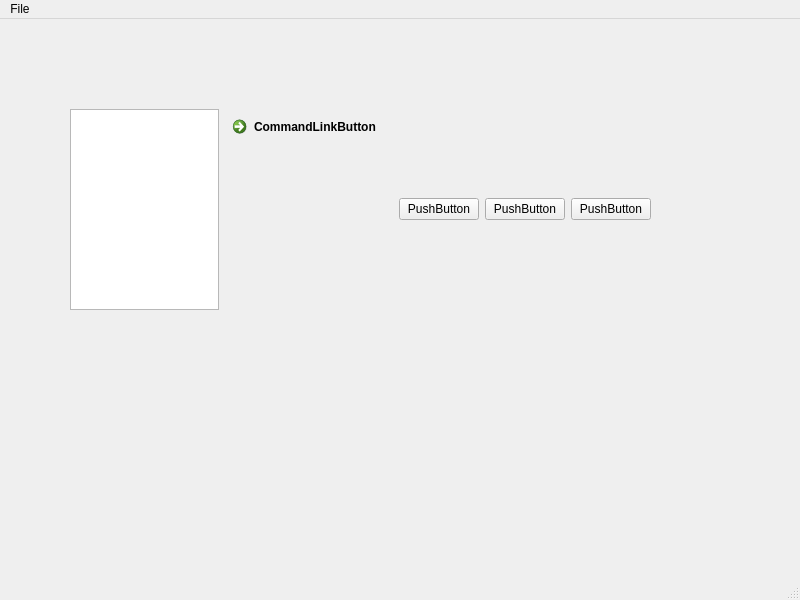
<?xml version="1.0" encoding="UTF-8"?>
<ui version="4.0">
 <class>MainWindow</class>
 <widget class="QMainWindow" name="MainWindow">
  <property name="geometry">
   <rect>
    <x>0</x>
    <y>0</y>
    <width>800</width>
    <height>600</height>
   </rect>
  </property>
  <property name="windowTitle">
   <string>Osci</string>
  </property>
  <widget class="QWidget" name="centralwidget">
   <widget class="QWidget" name="horizontalLayoutWidget">
    <property name="geometry">
     <rect>
      <x>70</x>
      <y>90</y>
      <width>581</width>
      <height>201</height>
     </rect>
    </property>
    <layout class="QHBoxLayout" name="horizontalLayout">
     <property name="sizeConstraint">
      <enum>QLayout::SetMaximumSize</enum>
     </property>
     <item>
      <widget class="QGraphicsView" name="graphicsView"/>
     </item>
     <item>
      <widget class="QCommandLinkButton" name="commandLinkButton">
       <property name="text">
        <string>CommandLinkButton</string>
       </property>
      </widget>
     </item>
     <item>
      <widget class="QPushButton" name="pushButton_3">
       <property name="text">
        <string>PushButton</string>
       </property>
      </widget>
     </item>
     <item>
      <widget class="QPushButton" name="pushButton_2">
       <property name="text">
        <string>PushButton</string>
       </property>
      </widget>
     </item>
     <item>
      <widget class="QPushButton" name="pushButton">
       <property name="text">
        <string>PushButton</string>
       </property>
      </widget>
     </item>
    </layout>
   </widget>
  </widget>
  <widget class="QMenuBar" name="menubar">
   <property name="geometry">
    <rect>
     <x>0</x>
     <y>0</y>
     <width>800</width>
     <height>25</height>
    </rect>
   </property>
   <widget class="QMenu" name="menuFile">
    <property name="title">
     <string>File</string>
    </property>
    <addaction name="actionQuit"/>
   </widget>
   <addaction name="menuFile"/>
  </widget>
  <widget class="QStatusBar" name="statusbar"/>
  <action name="actionQuit">
   <property name="text">
    <string>Quit</string>
   </property>
  </action>
 </widget>
 <resources/>
 <connections>
  <connection>
   <sender>actionQuit</sender>
   <signal>activated()</signal>
   <receiver>MainWindow</receiver>
   <slot>close()</slot>
   <hints>
    <hint type="sourcelabel">
     <x>-1</x>
     <y>-1</y>
    </hint>
    <hint type="destinationlabel">
     <x>399</x>
     <y>299</y>
    </hint>
   </hints>
  </connection>
 </connections>
</ui>
